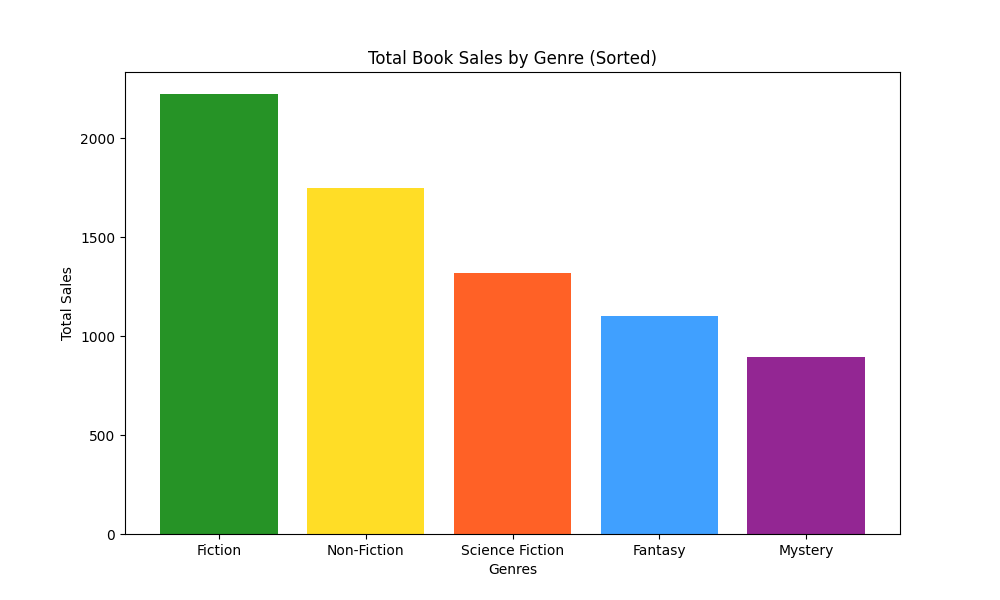

Generate this figure with Python:
import matplotlib.pyplot as plt
import numpy as np

genres = ["Fiction", "Non-Fiction", "Science Fiction", "Fantasy", "Mystery"]

sales_data = np.array([
    [150, 160, 170, 185, 200, 195, 210, 220, 230, 245, 260],
    [100, 115, 130, 140, 150, 165, 170, 180, 190, 200, 210],
    [75, 80, 90, 95, 110, 120, 130, 140, 150, 160, 170],
    [50, 60, 70, 80, 90, 100, 110, 120, 130, 140, 150],
    [40, 45, 50, 60, 70, 80, 90, 100, 110, 120, 130],
])

# Calculate total sales for each genre
total_sales_per_genre = np.sum(sales_data, axis=1)

# Sort the genres by total sales in descending order
sorted_indices = np.argsort(total_sales_per_genre)[::-1]
sorted_genres = [genres[i] for i in sorted_indices]
sorted_sales = total_sales_per_genre[sorted_indices]

fig, ax = plt.subplots(figsize=(10, 6))

# Plot the sorted bar chart
ax.bar(sorted_genres, sorted_sales, color=['green', 'gold', 'orangered', 'dodgerblue', 'purple'], alpha=0.85)

plt.xlabel('Genres')
plt.ylabel('Total Sales')
plt.title('Total Book Sales by Genre (Sorted)')
plt.show()
